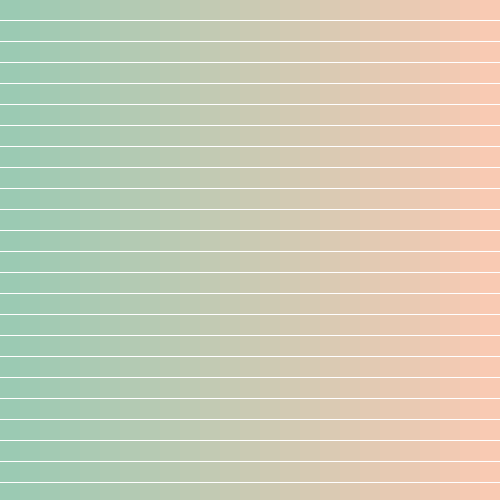
Frame 1 (no input)
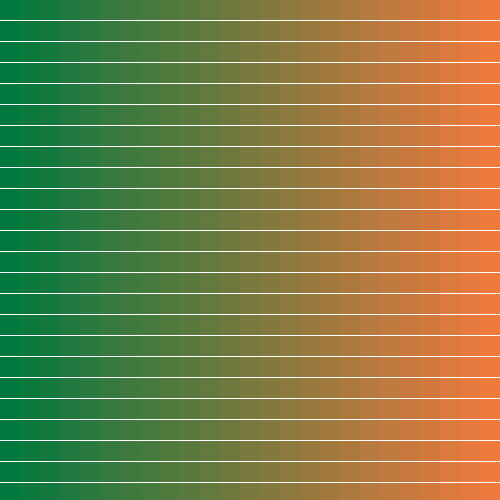
Frame 60 (the mouse pressed at the canvas centre just before this capture)
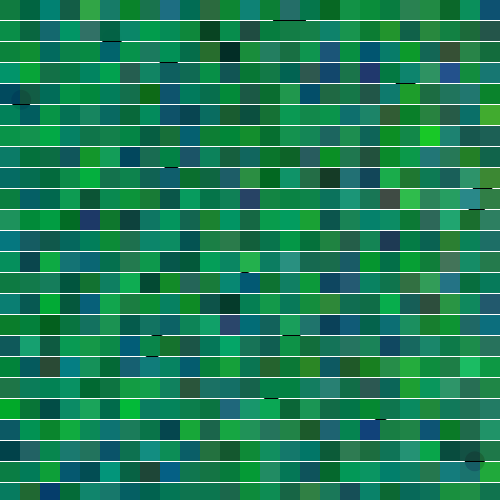
Frame 120 (the mouse held since frame 60 and released just before this capture)

The Processing sketch that drew these frames (run headless with seeded random() and noise(); from frame 60 on, the mouse is pressed at the canvas centre):

// Processing sketch: processing_37808
// ── processing_37808.pde

float bam = 0.0;
void setup() {
  size (500, 500);
  fill(255, 255, 255);
  smooth();
  noStroke();
  background(255, 255, 255);
}
 
 
void draw() {
  fill(0,0,0);
  float xPos;
  float yPos;
  int gridSize = 20;
  int gridDistance = 20;
  bam = random(mouseX/5);
  if(bam >= 40) {
     ellipse(random(500),random(500),20,20); 
  }
  //defines the x-coordinate 
  for (int x=0; x<width; x=x+gridDistance) {
    //defines the y-coordinate   
    for (int y=0; y<=height; y=y+gridDistance) {
      //the position is mostly determined by a grid but it also
      //has a component of randomness
      fill((x/2)/(mouseX/50+1)+random(mouseX/3)-random(mouseX/2),120+random(mouseX/2)-random(mouseX/2),60+random(mouseX/2)-random(mouseX/3),100);
      xPos = x;
      yPos = y;
      y += 1;
      //80 is a "magic number" I figured out by trial and error
      //it reduces the amount of randomness
 
      //you can use the functions map and constrain for similar purposes
 
      rect(xPos, yPos, gridSize, gridSize);
    }
  }
}
